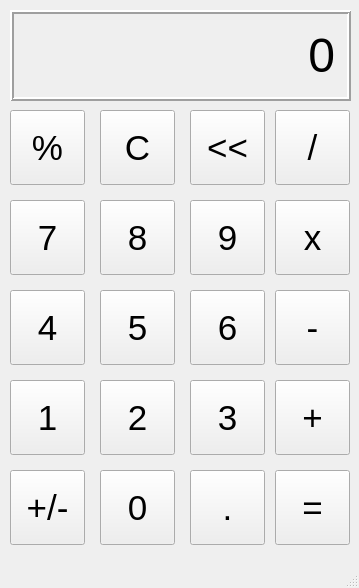
<?xml version="1.0" encoding="UTF-8"?>
<ui version="4.0">
 <class>MainWindow</class>
 <widget class="QMainWindow" name="MainWindow">
  <property name="geometry">
   <rect>
    <x>0</x>
    <y>0</y>
    <width>359</width>
    <height>588</height>
   </rect>
  </property>
  <property name="windowTitle">
   <string>Calculator</string>
  </property>
  <widget class="QWidget" name="centralwidget">
   <widget class="QLabel" name="outputLabel">
    <property name="geometry">
     <rect>
      <x>10</x>
      <y>10</y>
      <width>341</width>
      <height>91</height>
     </rect>
    </property>
    <property name="font">
     <font>
      <pointsize>36</pointsize>
     </font>
    </property>
    <property name="frameShape">
     <enum>QFrame::Box</enum>
    </property>
    <property name="frameShadow">
     <enum>QFrame::Raised</enum>
    </property>
    <property name="lineWidth">
     <number>2</number>
    </property>
    <property name="text">
     <string>0</string>
    </property>
    <property name="alignment">
     <set>Qt::AlignRight|Qt::AlignTrailing|Qt::AlignVCenter</set>
    </property>
    <property name="margin">
     <number>10</number>
    </property>
   </widget>
   <widget class="QPushButton" name="percentButton">
    <property name="geometry">
     <rect>
      <x>10</x>
      <y>110</y>
      <width>75</width>
      <height>75</height>
     </rect>
    </property>
    <property name="font">
     <font>
      <pointsize>26</pointsize>
     </font>
    </property>
    <property name="text">
     <string>%</string>
    </property>
   </widget>
   <widget class="QPushButton" name="cButton">
    <property name="geometry">
     <rect>
      <x>100</x>
      <y>110</y>
      <width>75</width>
      <height>75</height>
     </rect>
    </property>
    <property name="font">
     <font>
      <pointsize>26</pointsize>
     </font>
    </property>
    <property name="text">
     <string>C</string>
    </property>
   </widget>
   <widget class="QPushButton" name="arrowButton">
    <property name="geometry">
     <rect>
      <x>190</x>
      <y>110</y>
      <width>75</width>
      <height>75</height>
     </rect>
    </property>
    <property name="font">
     <font>
      <pointsize>26</pointsize>
     </font>
    </property>
    <property name="text">
     <string>&lt;&lt;</string>
    </property>
   </widget>
   <widget class="QPushButton" name="divideButton">
    <property name="geometry">
     <rect>
      <x>275</x>
      <y>110</y>
      <width>75</width>
      <height>75</height>
     </rect>
    </property>
    <property name="font">
     <font>
      <pointsize>26</pointsize>
     </font>
    </property>
    <property name="text">
     <string>/</string>
    </property>
   </widget>
   <widget class="QPushButton" name="multiplyButton">
    <property name="geometry">
     <rect>
      <x>275</x>
      <y>200</y>
      <width>75</width>
      <height>75</height>
     </rect>
    </property>
    <property name="font">
     <font>
      <pointsize>26</pointsize>
     </font>
    </property>
    <property name="text">
     <string>x</string>
    </property>
   </widget>
   <widget class="QPushButton" name="nineButton">
    <property name="geometry">
     <rect>
      <x>190</x>
      <y>200</y>
      <width>75</width>
      <height>75</height>
     </rect>
    </property>
    <property name="font">
     <font>
      <pointsize>26</pointsize>
     </font>
    </property>
    <property name="text">
     <string>9</string>
    </property>
   </widget>
   <widget class="QPushButton" name="sevenButton">
    <property name="geometry">
     <rect>
      <x>10</x>
      <y>200</y>
      <width>75</width>
      <height>75</height>
     </rect>
    </property>
    <property name="font">
     <font>
      <pointsize>26</pointsize>
     </font>
    </property>
    <property name="text">
     <string>7</string>
    </property>
   </widget>
   <widget class="QPushButton" name="eightButton">
    <property name="geometry">
     <rect>
      <x>100</x>
      <y>200</y>
      <width>75</width>
      <height>75</height>
     </rect>
    </property>
    <property name="font">
     <font>
      <pointsize>26</pointsize>
     </font>
    </property>
    <property name="text">
     <string>8</string>
    </property>
   </widget>
   <widget class="QPushButton" name="minusButton">
    <property name="geometry">
     <rect>
      <x>275</x>
      <y>290</y>
      <width>75</width>
      <height>75</height>
     </rect>
    </property>
    <property name="font">
     <font>
      <pointsize>26</pointsize>
     </font>
    </property>
    <property name="text">
     <string>-</string>
    </property>
   </widget>
   <widget class="QPushButton" name="sixButton">
    <property name="geometry">
     <rect>
      <x>190</x>
      <y>290</y>
      <width>75</width>
      <height>75</height>
     </rect>
    </property>
    <property name="font">
     <font>
      <pointsize>26</pointsize>
     </font>
    </property>
    <property name="text">
     <string>6</string>
    </property>
   </widget>
   <widget class="QPushButton" name="fourButton">
    <property name="geometry">
     <rect>
      <x>10</x>
      <y>290</y>
      <width>75</width>
      <height>75</height>
     </rect>
    </property>
    <property name="font">
     <font>
      <pointsize>26</pointsize>
     </font>
    </property>
    <property name="text">
     <string>4</string>
    </property>
   </widget>
   <widget class="QPushButton" name="fiveButton">
    <property name="geometry">
     <rect>
      <x>100</x>
      <y>290</y>
      <width>75</width>
      <height>75</height>
     </rect>
    </property>
    <property name="font">
     <font>
      <pointsize>26</pointsize>
     </font>
    </property>
    <property name="text">
     <string>5</string>
    </property>
   </widget>
   <widget class="QPushButton" name="addButton">
    <property name="geometry">
     <rect>
      <x>275</x>
      <y>380</y>
      <width>75</width>
      <height>75</height>
     </rect>
    </property>
    <property name="font">
     <font>
      <pointsize>26</pointsize>
     </font>
    </property>
    <property name="text">
     <string>+</string>
    </property>
   </widget>
   <widget class="QPushButton" name="threeButton">
    <property name="geometry">
     <rect>
      <x>190</x>
      <y>380</y>
      <width>75</width>
      <height>75</height>
     </rect>
    </property>
    <property name="font">
     <font>
      <pointsize>26</pointsize>
     </font>
    </property>
    <property name="text">
     <string>3</string>
    </property>
   </widget>
   <widget class="QPushButton" name="oneButton">
    <property name="geometry">
     <rect>
      <x>10</x>
      <y>380</y>
      <width>75</width>
      <height>75</height>
     </rect>
    </property>
    <property name="font">
     <font>
      <pointsize>26</pointsize>
     </font>
    </property>
    <property name="text">
     <string>1</string>
    </property>
   </widget>
   <widget class="QPushButton" name="twoButton">
    <property name="geometry">
     <rect>
      <x>100</x>
      <y>380</y>
      <width>75</width>
      <height>75</height>
     </rect>
    </property>
    <property name="font">
     <font>
      <pointsize>26</pointsize>
     </font>
    </property>
    <property name="text">
     <string>2</string>
    </property>
   </widget>
   <widget class="QPushButton" name="equalButton">
    <property name="geometry">
     <rect>
      <x>275</x>
      <y>470</y>
      <width>75</width>
      <height>75</height>
     </rect>
    </property>
    <property name="font">
     <font>
      <pointsize>26</pointsize>
     </font>
    </property>
    <property name="text">
     <string>=</string>
    </property>
   </widget>
   <widget class="QPushButton" name="decimalButton">
    <property name="geometry">
     <rect>
      <x>190</x>
      <y>470</y>
      <width>75</width>
      <height>75</height>
     </rect>
    </property>
    <property name="font">
     <font>
      <pointsize>26</pointsize>
     </font>
    </property>
    <property name="text">
     <string>.</string>
    </property>
   </widget>
   <widget class="QPushButton" name="plusminusButton">
    <property name="geometry">
     <rect>
      <x>10</x>
      <y>470</y>
      <width>75</width>
      <height>75</height>
     </rect>
    </property>
    <property name="font">
     <font>
      <pointsize>26</pointsize>
     </font>
    </property>
    <property name="text">
     <string>+/-</string>
    </property>
   </widget>
   <widget class="QPushButton" name="zeroButton">
    <property name="geometry">
     <rect>
      <x>100</x>
      <y>470</y>
      <width>75</width>
      <height>75</height>
     </rect>
    </property>
    <property name="font">
     <font>
      <pointsize>26</pointsize>
     </font>
    </property>
    <property name="text">
     <string>0</string>
    </property>
   </widget>
  </widget>
  <widget class="QMenuBar" name="menubar">
   <property name="geometry">
    <rect>
     <x>0</x>
     <y>0</y>
     <width>359</width>
     <height>21</height>
    </rect>
   </property>
  </widget>
  <widget class="QStatusBar" name="statusbar"/>
 </widget>
 <resources/>
 <connections/>
</ui>
